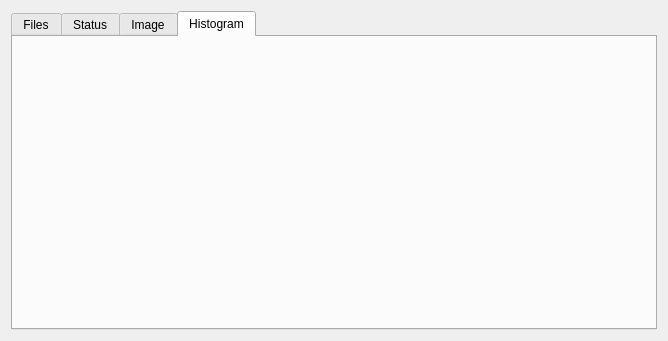
<?xml version="1.0" encoding="UTF-8"?>
<ui version="4.0">
 <class>BatchFiltersWidget</class>
 <widget class="QWidget" name="BatchFiltersWidget">
  <property name="geometry">
   <rect>
    <x>0</x>
    <y>0</y>
    <width>668</width>
    <height>341</height>
   </rect>
  </property>
  <property name="windowTitle">
   <string>Piaf - Batch processor</string>
  </property>
  <property name="windowIcon">
   <iconset resource="../../../main/piaf.qrc">
    <normaloff>:/images/22x22/system-run.png</normaloff>:/images/22x22/system-run.png</iconset>
  </property>
  <layout class="QGridLayout" name="gridLayout">
   <item row="0" column="0">
    <widget class="QTabWidget" name="tabWidget">
     <property name="currentIndex">
      <number>3</number>
     </property>
     <widget class="QWidget" name="tab_3">
      <attribute name="title">
       <string>Files</string>
      </attribute>
      <layout class="QHBoxLayout" name="horizontalLayout_3">
       <item>
        <widget class="QWidget" name="buttonsWidget" native="true">
         <layout class="QVBoxLayout" name="verticalLayout_4">
          <property name="spacing">
           <number>1</number>
          </property>
          <property name="leftMargin">
           <number>0</number>
          </property>
          <property name="topMargin">
           <number>1</number>
          </property>
          <property name="rightMargin">
           <number>0</number>
          </property>
          <property name="bottomMargin">
           <number>1</number>
          </property>
          <item>
           <widget class="QPushButton" name="delButton">
            <property name="maximumSize">
             <size>
              <width>32</width>
              <height>16777215</height>
             </size>
            </property>
            <property name="toolTip">
             <string>Remove selected files</string>
            </property>
            <property name="text">
             <string/>
            </property>
            <property name="icon">
             <iconset resource="../../../main/piaf.qrc">
              <normaloff>:/images/22x22/list-remove.png</normaloff>:/images/22x22/list-remove.png</iconset>
            </property>
            <property name="shortcut">
             <string>Del</string>
            </property>
           </widget>
          </item>
          <item>
           <widget class="QPushButton" name="resetButton">
            <property name="maximumSize">
             <size>
              <width>32</width>
              <height>16777215</height>
             </size>
            </property>
            <property name="toolTip">
             <string>Reset state to unprocessed</string>
            </property>
            <property name="text">
             <string/>
            </property>
            <property name="icon">
             <iconset resource="../../../main/piaf.qrc">
              <normaloff>:/images/22x22/edit-undo.png</normaloff>:/images/22x22/edit-undo.png</iconset>
            </property>
            <property name="shortcut">
             <string>Ctrl+R</string>
            </property>
           </widget>
          </item>
          <item>
           <widget class="QPushButton" name="addButton">
            <property name="maximumSize">
             <size>
              <width>32</width>
              <height>16777215</height>
             </size>
            </property>
            <property name="toolTip">
             <string>Add new files</string>
            </property>
            <property name="text">
             <string/>
            </property>
            <property name="icon">
             <iconset resource="../../../main/piaf.qrc">
              <normaloff>:/images/22x22/list-add.png</normaloff>:/images/22x22/list-add.png</iconset>
            </property>
            <property name="shortcut">
             <string>Ctrl+O</string>
            </property>
           </widget>
          </item>
          <item>
           <spacer name="verticalSpacer">
            <property name="orientation">
             <enum>Qt::Vertical</enum>
            </property>
            <property name="sizeHint" stdset="0">
             <size>
              <width>20</width>
              <height>40</height>
             </size>
            </property>
           </spacer>
          </item>
         </layout>
        </widget>
       </item>
       <item>
        <widget class="QTreeWidget" name="filesTreeWidget">
         <property name="toolTip">
          <string>Files for batch processing</string>
         </property>
         <property name="alternatingRowColors">
          <bool>true</bool>
         </property>
         <property name="selectionMode">
          <enum>QAbstractItemView::ExtendedSelection</enum>
         </property>
         <property name="autoExpandDelay">
          <number>1</number>
         </property>
         <property name="allColumnsShowFocus">
          <bool>true</bool>
         </property>
         <column>
          <property name="text">
           <string>File</string>
          </property>
          <property name="icon">
           <iconset resource="../../../main/piaf.qrc">
            <normaloff>:/images/pixmaps/movie.png</normaloff>:/images/pixmaps/movie.png</iconset>
          </property>
         </column>
         <column>
          <property name="text">
           <string>State</string>
          </property>
         </column>
        </widget>
       </item>
      </layout>
     </widget>
     <widget class="QWidget" name="tab_4">
      <attribute name="title">
       <string>Status</string>
      </attribute>
      <layout class="QVBoxLayout" name="verticalLayout_3">
       <item>
        <widget class="QWidget" name="widget" native="true">
         <layout class="QHBoxLayout" name="horizontalLayout">
          <item>
           <widget class="QPushButton" name="loadButton">
            <property name="toolTip">
             <string>Load plugin sequence</string>
            </property>
            <property name="text">
             <string/>
            </property>
            <property name="icon">
             <iconset resource="../../../main/piaf.qrc">
              <normaloff>:/images/16x16/document-open.png</normaloff>:/images/16x16/document-open.png</iconset>
            </property>
           </widget>
          </item>
          <item>
           <widget class="QLabel" name="sequenceLabel">
            <property name="sizePolicy">
             <sizepolicy hsizetype="Expanding" vsizetype="Preferred">
              <horstretch>0</horstretch>
              <verstretch>0</verstretch>
             </sizepolicy>
            </property>
            <property name="text">
             <string>--</string>
            </property>
            <property name="wordWrap">
             <bool>true</bool>
            </property>
           </widget>
          </item>
         </layout>
        </widget>
       </item>
       <item>
        <widget class="QWidget" name="widget_3" native="true">
         <layout class="QHBoxLayout" name="horizontalLayout_4">
          <item>
           <widget class="QLabel" name="label">
            <property name="sizePolicy">
             <sizepolicy hsizetype="Minimum" vsizetype="Preferred">
              <horstretch>0</horstretch>
              <verstretch>0</verstretch>
             </sizepolicy>
            </property>
            <property name="text">
             <string>Files:</string>
            </property>
           </widget>
          </item>
          <item>
           <widget class="QLabel" name="nbFilesLabel">
            <property name="sizePolicy">
             <sizepolicy hsizetype="Preferred" vsizetype="Preferred">
              <horstretch>0</horstretch>
              <verstretch>0</verstretch>
             </sizepolicy>
            </property>
            <property name="toolTip">
             <string>Number of files in process list</string>
            </property>
            <property name="text">
             <string>--</string>
            </property>
           </widget>
          </item>
          <item>
           <widget class="QLabel" name="label_2">
            <property name="text">
             <string>Proc:</string>
            </property>
           </widget>
          </item>
          <item>
           <widget class="QLabel" name="nbProcLabel">
            <property name="text">
             <string>--</string>
            </property>
           </widget>
          </item>
          <item>
           <widget class="QLabel" name="label_3">
            <property name="text">
             <string>Err:</string>
            </property>
           </widget>
          </item>
          <item>
           <widget class="QLabel" name="nbErrLabel">
            <property name="text">
             <string>--</string>
            </property>
           </widget>
          </item>
         </layout>
        </widget>
       </item>
       <item>
        <widget class="QProgressBar" name="progressBar">
         <property name="value">
          <number>0</number>
         </property>
        </widget>
       </item>
       <item>
        <widget class="QWidget" name="widget_4" native="true">
         <widget class="QCheckBox" name="reloadPluginCheckBox">
          <property name="geometry">
           <rect>
            <x>210</x>
            <y>30</y>
            <width>89</width>
            <height>20</height>
           </rect>
          </property>
          <property name="toolTip">
           <string>Reload plugins at every change of file</string>
          </property>
          <property name="statusTip">
           <string>Reload the plugins at every change of file. If unchecked, all the images will be processed by the same plugin processus (beware of image size changes).</string>
          </property>
          <property name="text">
           <string>1 plug/file</string>
          </property>
          <property name="checked">
           <bool>true</bool>
          </property>
         </widget>
         <widget class="QPushButton" name="playPauseButton">
          <property name="geometry">
           <rect>
            <x>2</x>
            <y>23</y>
            <width>46</width>
            <height>34</height>
           </rect>
          </property>
          <property name="toolTip">
           <string>Start processing or pause it</string>
          </property>
          <property name="statusTip">
           <string>Start processing or pause it</string>
          </property>
          <property name="text">
           <string/>
          </property>
          <property name="icon">
           <iconset resource="../../ema.qrc">
            <normaloff>:/icons/22x22/media-playback-start.png</normaloff>
            <disabledoff>:/icons/22x22/media-playback-pause.png</disabledoff>:/icons/22x22/media-playback-start.png</iconset>
          </property>
         </widget>
         <widget class="QPushButton" name="greyButton">
          <property name="geometry">
           <rect>
            <x>54</x>
            <y>23</y>
            <width>46</width>
            <height>34</height>
           </rect>
          </property>
          <property name="toolTip">
           <string>if down, the images will be converted to grayscale before processing</string>
          </property>
          <property name="statusTip">
           <string>Process input files in color or in grayscale: conversion is done before sending the images to plugins</string>
          </property>
          <property name="text">
           <string/>
          </property>
          <property name="icon">
           <iconset resource="../../../main/piaf.qrc">
            <normaloff>:/images/22x22/view-color.png</normaloff>
            <activeon>:/images/22x22/view-gray.png</activeon>:/images/22x22/view-color.png</iconset>
          </property>
          <property name="checkable">
           <bool>true</bool>
          </property>
         </widget>
         <widget class="QPushButton" name="recordButton">
          <property name="geometry">
           <rect>
            <x>106</x>
            <y>23</y>
            <width>46</width>
            <height>34</height>
           </rect>
          </property>
          <property name="toolTip">
           <string>Record output image or movies</string>
          </property>
          <property name="statusTip">
           <string>Record output image when inputs are still images or movies when inputs are movies</string>
          </property>
          <property name="whatsThis">
           <string>Record output image or movies</string>
          </property>
          <property name="text">
           <string/>
          </property>
          <property name="icon">
           <iconset resource="../../../main/piaf.qrc">
            <normaloff>:/images/22x22/media-record.png</normaloff>:/images/22x22/media-record.png</iconset>
          </property>
          <property name="checkable">
           <bool>true</bool>
          </property>
         </widget>
        </widget>
       </item>
      </layout>
     </widget>
     <widget class="QWidget" name="tab_6">
      <attribute name="title">
       <string>Image</string>
      </attribute>
      <layout class="QVBoxLayout" name="verticalLayout_5">
       <item>
        <widget class="QPushButton" name="viewButton">
         <property name="toolTip">
          <string>Display the image output once per second</string>
         </property>
         <property name="text">
          <string/>
         </property>
         <property name="icon">
          <iconset resource="../../../main/piaf.qrc">
           <normaloff>:/images/16x16/layer-visible-on.png</normaloff>:/images/16x16/layer-visible-on.png</iconset>
         </property>
         <property name="shortcut">
          <string>F5</string>
         </property>
         <property name="checkable">
          <bool>true</bool>
         </property>
         <property name="checked">
          <bool>true</bool>
         </property>
        </widget>
       </item>
       <item>
        <widget class="ImageWidget" name="imageLabel" native="true">
         <property name="sizePolicy">
          <sizepolicy hsizetype="Preferred" vsizetype="Expanding">
           <horstretch>0</horstretch>
           <verstretch>0</verstretch>
          </sizepolicy>
         </property>
         <property name="styleSheet">
          <string notr="true">background-color: rgb(0, 0, 0);</string>
         </property>
        </widget>
       </item>
      </layout>
     </widget>
     <widget class="QWidget" name="tab_5">
      <attribute name="title">
       <string>Histogram</string>
      </attribute>
      <layout class="QVBoxLayout" name="verticalLayout_6">
       <item>
        <widget class="TimeHistogramWidget" name="timeHistoWidget" native="true">
         <property name="toolTip">
          <string>Processing time histogram</string>
         </property>
         <property name="statusTip">
          <string>Processing time histogram</string>
         </property>
        </widget>
       </item>
      </layout>
     </widget>
    </widget>
   </item>
  </layout>
 </widget>
 <customwidgets>
  <customwidget>
   <class>ImageWidget</class>
   <extends>QWidget</extends>
   <header>imagewidget.h</header>
   <container>1</container>
  </customwidget>
  <customwidget>
   <class>TimeHistogramWidget</class>
   <extends>QWidget</extends>
   <header>timehistogramwidget.h</header>
   <container>1</container>
  </customwidget>
 </customwidgets>
 <resources>
  <include location="../../ema.qrc"/>
  <include location="../../../main/piaf.qrc"/>
 </resources>
 <connections/>
</ui>
